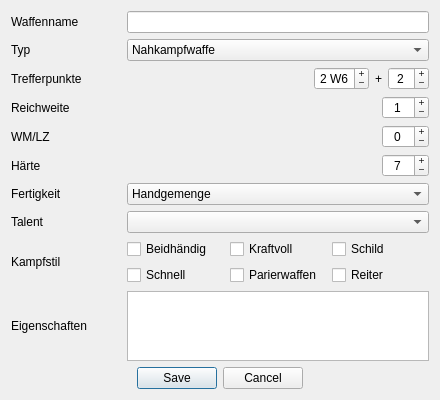
<?xml version="1.0" encoding="UTF-8"?>
<ui version="4.0">
 <class>talentDialog</class>
 <widget class="QDialog" name="talentDialog">
  <property name="windowModality">
   <enum>Qt::ApplicationModal</enum>
  </property>
  <property name="geometry">
   <rect>
    <x>0</x>
    <y>0</y>
    <width>440</width>
    <height>388</height>
   </rect>
  </property>
  <property name="windowTitle">
   <string>Sephrasto - Waffe bearbeiten...</string>
  </property>
  <layout class="QGridLayout" name="gridLayout_2">
   <item row="0" column="0">
    <layout class="QGridLayout" name="gridLayout">
     <item row="5" column="0">
      <widget class="QLabel" name="label_9">
       <property name="text">
        <string>Härte</string>
       </property>
      </widget>
     </item>
     <item row="5" column="1">
      <layout class="QHBoxLayout" name="horizontalLayout_6">
       <item>
        <spacer name="horizontalSpacer_4">
         <property name="orientation">
          <enum>Qt::Horizontal</enum>
         </property>
         <property name="sizeHint" stdset="0">
          <size>
           <width>40</width>
           <height>20</height>
          </size>
         </property>
        </spacer>
       </item>
       <item>
        <widget class="QSpinBox" name="spinHaerte">
         <property name="alignment">
          <set>Qt::AlignCenter</set>
         </property>
         <property name="buttonSymbols">
          <enum>QAbstractSpinBox::PlusMinus</enum>
         </property>
         <property name="minimum">
          <number>0</number>
         </property>
         <property name="maximum">
          <number>999</number>
         </property>
         <property name="value">
          <number>7</number>
         </property>
        </widget>
       </item>
      </layout>
     </item>
     <item row="3" column="1">
      <layout class="QHBoxLayout" name="horizontalLayout_4">
       <item>
        <spacer name="horizontalSpacer_2">
         <property name="orientation">
          <enum>Qt::Horizontal</enum>
         </property>
         <property name="sizeHint" stdset="0">
          <size>
           <width>40</width>
           <height>20</height>
          </size>
         </property>
        </spacer>
       </item>
       <item>
        <widget class="QSpinBox" name="spinRW1">
         <property name="alignment">
          <set>Qt::AlignCenter</set>
         </property>
         <property name="buttonSymbols">
          <enum>QAbstractSpinBox::PlusMinus</enum>
         </property>
         <property name="maximum">
          <number>999</number>
         </property>
         <property name="value">
          <number>1</number>
         </property>
        </widget>
       </item>
      </layout>
     </item>
     <item row="3" column="0">
      <widget class="QLabel" name="label_4">
       <property name="minimumSize">
        <size>
         <width>110</width>
         <height>0</height>
        </size>
       </property>
       <property name="text">
        <string>Reichweite</string>
       </property>
      </widget>
     </item>
     <item row="0" column="1">
      <widget class="QLineEdit" name="nameEdit"/>
     </item>
     <item row="1" column="1">
      <layout class="QHBoxLayout" name="horizontalLayout_2">
       <item>
        <widget class="QComboBox" name="comboTyp">
         <item>
          <property name="text">
           <string>Nahkampfwaffe</string>
          </property>
         </item>
         <item>
          <property name="text">
           <string>Fernkampfwaffe</string>
          </property>
         </item>
        </widget>
       </item>
      </layout>
     </item>
     <item row="4" column="0">
      <widget class="QLabel" name="labelWMLZ">
       <property name="text">
        <string>WM/LZ</string>
       </property>
      </widget>
     </item>
     <item row="9" column="0">
      <widget class="QLabel" name="label_5">
       <property name="text">
        <string>Eigenschaften</string>
       </property>
      </widget>
     </item>
     <item row="2" column="0">
      <widget class="QLabel" name="label_3">
       <property name="text">
        <string>Trefferpunkte</string>
       </property>
      </widget>
     </item>
     <item row="1" column="0">
      <widget class="QLabel" name="label_2">
       <property name="text">
        <string>Typ</string>
       </property>
      </widget>
     </item>
     <item row="0" column="0">
      <widget class="QLabel" name="label">
       <property name="text">
        <string>Waffenname</string>
       </property>
      </widget>
     </item>
     <item row="4" column="1">
      <layout class="QHBoxLayout" name="horizontalLayout_3">
       <item>
        <layout class="QHBoxLayout" name="horizontalLayout_5">
         <item>
          <spacer name="horizontalSpacer_3">
           <property name="orientation">
            <enum>Qt::Horizontal</enum>
           </property>
           <property name="sizeHint" stdset="0">
            <size>
             <width>40</width>
             <height>20</height>
            </size>
           </property>
          </spacer>
         </item>
         <item>
          <widget class="QSpinBox" name="spinWMLZ">
           <property name="alignment">
            <set>Qt::AlignCenter</set>
           </property>
           <property name="buttonSymbols">
            <enum>QAbstractSpinBox::PlusMinus</enum>
           </property>
           <property name="minimum">
            <number>-9</number>
           </property>
           <property name="maximum">
            <number>999</number>
           </property>
          </widget>
         </item>
        </layout>
       </item>
      </layout>
     </item>
     <item row="2" column="1">
      <layout class="QHBoxLayout" name="horizontalLayout">
       <item>
        <spacer name="horizontalSpacer">
         <property name="orientation">
          <enum>Qt::Horizontal</enum>
         </property>
         <property name="sizeHint" stdset="0">
          <size>
           <width>40</width>
           <height>20</height>
          </size>
         </property>
        </spacer>
       </item>
       <item>
        <widget class="QSpinBox" name="spinW6">
         <property name="alignment">
          <set>Qt::AlignCenter</set>
         </property>
         <property name="buttonSymbols">
          <enum>QAbstractSpinBox::PlusMinus</enum>
         </property>
         <property name="suffix">
          <string> W6</string>
         </property>
         <property name="minimum">
          <number>1</number>
         </property>
         <property name="maximum">
          <number>9</number>
         </property>
         <property name="value">
          <number>2</number>
         </property>
        </widget>
       </item>
       <item>
        <widget class="QLabel" name="label_7">
         <property name="text">
          <string>+</string>
         </property>
        </widget>
       </item>
       <item>
        <widget class="QSpinBox" name="spinPlus">
         <property name="alignment">
          <set>Qt::AlignCenter</set>
         </property>
         <property name="buttonSymbols">
          <enum>QAbstractSpinBox::PlusMinus</enum>
         </property>
         <property name="minimum">
          <number>-9</number>
         </property>
         <property name="value">
          <number>2</number>
         </property>
        </widget>
       </item>
      </layout>
     </item>
     <item row="9" column="1">
      <widget class="QPlainTextEdit" name="textEigenschaften">
       <property name="sizePolicy">
        <sizepolicy hsizetype="Preferred" vsizetype="Preferred">
         <horstretch>0</horstretch>
         <verstretch>0</verstretch>
        </sizepolicy>
       </property>
      </widget>
     </item>
     <item row="6" column="0">
      <widget class="QLabel" name="label_6">
       <property name="text">
        <string>Fertigkeit</string>
       </property>
      </widget>
     </item>
     <item row="7" column="0">
      <widget class="QLabel" name="label_8">
       <property name="text">
        <string>Talent</string>
       </property>
      </widget>
     </item>
     <item row="8" column="0">
      <widget class="QLabel" name="label_10">
       <property name="text">
        <string>Kampfstil</string>
       </property>
      </widget>
     </item>
     <item row="7" column="1">
      <widget class="QComboBox" name="comboTalent"/>
     </item>
     <item row="6" column="1">
      <widget class="QComboBox" name="comboFert">
       <item>
        <property name="text">
         <string>Handgemenge</string>
        </property>
       </item>
       <item>
        <property name="text">
         <string>Hiebwaffen</string>
        </property>
       </item>
       <item>
        <property name="text">
         <string>Klingenwaffen</string>
        </property>
       </item>
       <item>
        <property name="text">
         <string>Stangenwaffen</string>
        </property>
       </item>
       <item>
        <property name="text">
         <string>Schusswaffen</string>
        </property>
       </item>
       <item>
        <property name="text">
         <string>Wurfwaffen</string>
        </property>
       </item>
       <item>
        <property name="text">
         <string>Athletik</string>
        </property>
       </item>
       <item>
        <property name="text">
         <string>Andere</string>
        </property>
       </item>
      </widget>
     </item>
     <item row="8" column="1">
      <layout class="QGridLayout" name="gridLayout_3">
       <item row="1" column="1">
        <widget class="QCheckBox" name="checkKraft">
         <property name="text">
          <string>Kraftvoll</string>
         </property>
        </widget>
       </item>
       <item row="1" column="2">
        <widget class="QCheckBox" name="checkSchild">
         <property name="text">
          <string>Schild</string>
         </property>
        </widget>
       </item>
       <item row="1" column="0">
        <widget class="QCheckBox" name="checkBeid">
         <property name="text">
          <string>Beidhändig</string>
         </property>
        </widget>
       </item>
       <item row="2" column="0">
        <widget class="QCheckBox" name="checkSchnell">
         <property name="text">
          <string>Schnell</string>
         </property>
        </widget>
       </item>
       <item row="2" column="1">
        <widget class="QCheckBox" name="checkParry">
         <property name="text">
          <string>Parierwaffen</string>
         </property>
        </widget>
       </item>
       <item row="2" column="2">
        <widget class="QCheckBox" name="checkReiter">
         <property name="text">
          <string>Reiter</string>
         </property>
        </widget>
       </item>
      </layout>
     </item>
    </layout>
   </item>
   <item row="1" column="0">
    <widget class="QDialogButtonBox" name="buttonBox">
     <property name="orientation">
      <enum>Qt::Horizontal</enum>
     </property>
     <property name="standardButtons">
      <set>QDialogButtonBox::Cancel|QDialogButtonBox::Save</set>
     </property>
     <property name="centerButtons">
      <bool>true</bool>
     </property>
    </widget>
   </item>
  </layout>
 </widget>
 <tabstops>
  <tabstop>nameEdit</tabstop>
  <tabstop>comboTyp</tabstop>
  <tabstop>spinW6</tabstop>
  <tabstop>spinPlus</tabstop>
  <tabstop>spinRW1</tabstop>
  <tabstop>spinWMLZ</tabstop>
  <tabstop>spinHaerte</tabstop>
  <tabstop>comboFert</tabstop>
  <tabstop>comboTalent</tabstop>
  <tabstop>checkBeid</tabstop>
  <tabstop>checkKraft</tabstop>
  <tabstop>checkSchild</tabstop>
  <tabstop>checkSchnell</tabstop>
  <tabstop>checkParry</tabstop>
  <tabstop>checkReiter</tabstop>
  <tabstop>textEigenschaften</tabstop>
 </tabstops>
 <resources/>
 <connections>
  <connection>
   <sender>buttonBox</sender>
   <signal>accepted()</signal>
   <receiver>talentDialog</receiver>
   <slot>accept()</slot>
   <hints>
    <hint type="sourcelabel">
     <x>248</x>
     <y>254</y>
    </hint>
    <hint type="destinationlabel">
     <x>157</x>
     <y>274</y>
    </hint>
   </hints>
  </connection>
  <connection>
   <sender>buttonBox</sender>
   <signal>rejected()</signal>
   <receiver>talentDialog</receiver>
   <slot>reject()</slot>
   <hints>
    <hint type="sourcelabel">
     <x>316</x>
     <y>260</y>
    </hint>
    <hint type="destinationlabel">
     <x>286</x>
     <y>274</y>
    </hint>
   </hints>
  </connection>
 </connections>
</ui>
